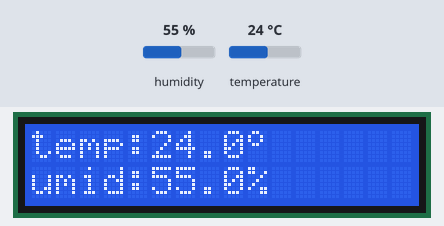
This sketch was run on a simulated Arduino Uno, built with avr-gcc and run on an emulated ATmega328P. Shown: 16×2 character LCD. Wiring (inferred from the names in the program): DHT11 sensor: data A1. The inputs (shaded band) are chosen by the test bench; at power-on: temperature 24 °C, humidity 55 %. What the sketch prints to the serial monitor is not drawn.

Above: at 1.2 s.
1.3 s: temperature set to 12 °C
At 10.8 s:
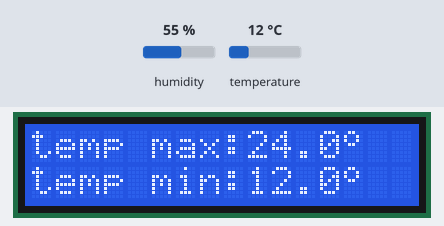
11.6 s: humidity set to 22 %
At 14.1 s:
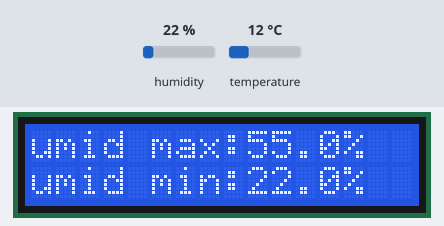
17.7 s: temperature set to 28 °C
At 27.0 s:
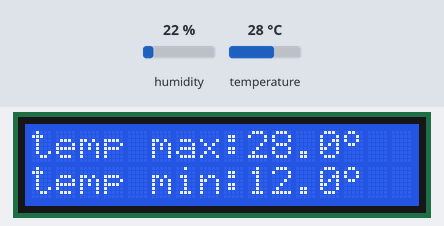
27.8 s: humidity set to 68 %
At 30.3 s:
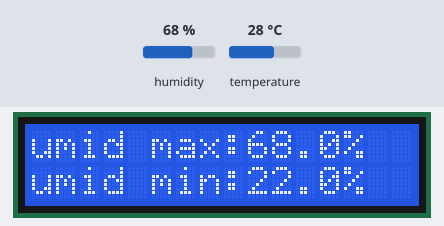
Timing chart, 0 to 31.8 s (numbered marks = the images above; inputs shaded):
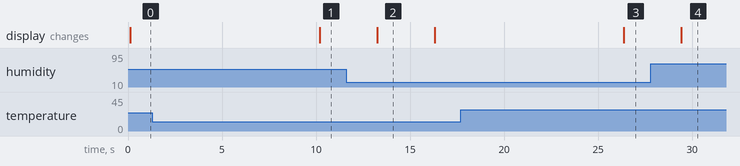

The sketch:

termometro_telas.ino
```cpp
#include <dht.h>
#include <Wire.h>
#include <LiquidCrystal_I2C.h>
#define dht_dpin A1
dht DHT;
LiquidCrystal_I2C lcd(0x3f, 2, 1, 0, 4, 5, 6, 7, 3, POSITIVE);
int counter = 0;
int botao = 8;
int estbt;
float maxt = 0, maxu = 0;
float mint = 100, minu = 100;
byte grau[8] = { B00001100,
                 B00010010,
                 B00010010,
                 B00001100,
                 B00000000,
                 B00000000,
                 B00000000,
                 B00000000,
               };
void setup() {
  Serial.begin(9600);
  lcd.begin(16, 2);
  lcd.clear();
  lcd.createChar(0, grau);
  pinMode(botao,INPUT);
}
void loop() {
  Serial.println("");
  Serial.print("counter ");
  Serial.println(counter);
  Serial.print("maxt ");
  Serial.println(maxt);
  Serial.print("mint ");
  Serial.println(mint);
  Serial.print("maxu ");
  Serial.println(maxu);
  Serial.print("minu ");
  Serial.println(minu);
  DHT.read11(dht_dpin);
  if (maxt < DHT.temperature) {
    maxt = DHT.temperature;
  }
  if (mint > DHT.temperature) {
    mint = DHT.temperature;
  }
  if (maxu < DHT.humidity) {
    maxu = DHT.humidity;
  }
  if (minu > DHT.humidity) {
    minu = DHT.humidity;
  }
  switch (counter) {
    case 0:
      lcd.clear();
      lcd.setCursor(0, 0);
      lcd.print("temp:");
      lcd.setCursor(5, 0);
      lcd.print(DHT.temperature, 1);
      lcd.setCursor(9, 0);
      lcd.print((char)0);
      lcd.setCursor(0, 1);
      lcd.print("umid:");
      lcd.setCursor(5, 1);
      lcd.print(DHT.humidity, 1);
      lcd.setCursor(9, 1);
      lcd.print("%");
      delay(10000);
      break;
    case 1:
      lcd.clear();
      lcd.setCursor(0, 0);
      lcd.print("temp max:");
      lcd.setCursor(9, 0);
      lcd.print(maxt, 1);
      lcd.setCursor(13, 0);
      lcd.print((char)0);
      lcd.setCursor(0, 1);
      lcd.print("temp min:");
      lcd.setCursor(9, 1);
      lcd.print(mint, 1);
      lcd.setCursor(13, 1);
      lcd.print((char)0);
      delay(3000);
      break;
    case 2:
      lcd.clear();
      lcd.setCursor(0, 0);
      lcd.print("umid max:");
      lcd.setCursor(9, 0);
      lcd.print(maxu, 1);
      lcd.setCursor(13, 0);
      lcd.print("%");
      lcd.setCursor(0, 1);
      lcd.print("umid min:");
      lcd.setCursor(9, 1);
      lcd.print(minu, 1);
      lcd.setCursor(13, 1);
      lcd.print("%");
      delay(3000);
      break;
  }
  counter++;
  if (counter == 3) {
    counter = 0;
  }
}
```

Measured:
- after the input at 1.3 s, the display: changes after 8.9 s (image 1)
- after the input at 17.7 s, the display: changes after 8.7 s (image 3)
- what the display in image 2 shows lasts 3.1 s, from 13.2 s to 16.3 s
